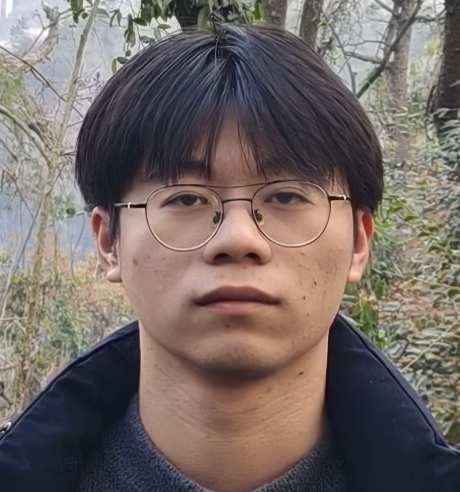
#> input picture other/ye2.jpg, 460 x 492 px, found by its file name
$ python recordFace.py
#> lines starting #> are read from the running program, lines starting #| are printed output that depends on the picture
import cv2
import numpy as np


def record(image):
#> called with image = 'luimage/lu2.jpg'
    name = ""
    images = []
    images.append(cv2.imread("ye2.jpg", cv2.IMREAD_GRAYSCALE))
    images.append(cv2.imread("wang1.jpg", cv2.IMREAD_GRAYSCALE))
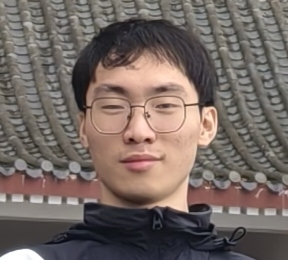
#> input picture other/wang1.jpg, 288 x 260 px, found by its file name
    images.append(cv2.imread("hjk.jpg", cv2.IMREAD_GRAYSCALE))
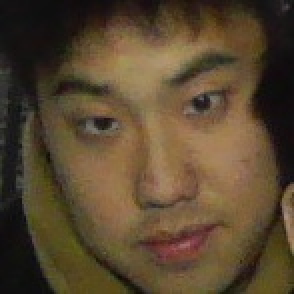
#> input picture other/hjk.jpg, 147 x 147 px, found by its file name (shown 2 times larger)
    images.append(cv2.imread("luimage/lu1.jpg", cv2.IMREAD_GRAYSCALE))
    images.append(cv2.imread("luimage/lu2.jpg", cv2.IMREAD_GRAYSCALE))
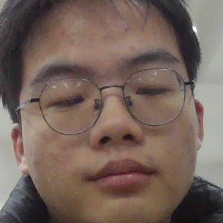
#> input picture recordface/lu2.jpg, 223 x 223 px, found by its file name
    labels = [1, 2, 4, 3, 3]
    recognizer = cv2.face.LBPHFaceRecognizer_create()  # type: ignore
    # recognizer.train(images, np.array(labels))
#> (the run stopped early here; a loop or call above may not have finished)
